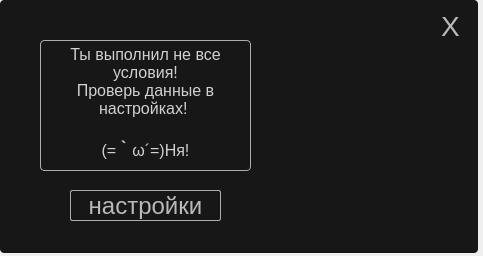
<?xml version="1.0" encoding="UTF-8"?>
<ui version="4.0">
 <class>Dialog</class>
 <widget class="QDialog" name="Dialog">
  <property name="geometry">
   <rect>
    <x>0</x>
    <y>0</y>
    <width>483</width>
    <height>256</height>
   </rect>
  </property>
  <property name="windowTitle">
   <string>Dialog</string>
  </property>
  <widget class="QStackedWidget" name="stackedWidget">
   <property name="geometry">
    <rect>
     <x>0</x>
     <y>0</y>
     <width>478</width>
     <height>253</height>
    </rect>
   </property>
   <property name="currentIndex">
    <number>1</number>
   </property>
   <widget class="QWidget" name="page">
    <widget class="QFrame" name="frame">
     <property name="geometry">
      <rect>
       <x>0</x>
       <y>0</y>
       <width>478</width>
       <height>253</height>
      </rect>
     </property>
     <property name="styleSheet">
      <string notr="true">background: #171717;
border-radius: 4px;</string>
     </property>
     <property name="frameShape">
      <enum>QFrame::StyledPanel</enum>
     </property>
     <property name="frameShadow">
      <enum>QFrame::Raised</enum>
     </property>
     <widget class="QLabel" name="label_16">
      <property name="geometry">
       <rect>
        <x>10</x>
        <y>10</y>
        <width>51</width>
        <height>21</height>
       </rect>
      </property>
      <property name="styleSheet">
       <string notr="true">font-family: 'Titillium Web';
font-style: normal;
font-weight: 400;
font-size: 14px;
line-height: 24px;
/* identical to box height */


color: rgba(255, 255, 255, 0.8);
background: rgba(5, 5, 5, 0.0);</string>
      </property>
      <property name="text">
       <string>(´• ω •)</string>
      </property>
     </widget>
     <widget class="QLineEdit" name="lineEdit_7">
      <property name="geometry">
       <rect>
        <x>70</x>
        <y>10</y>
        <width>328</width>
        <height>39</height>
       </rect>
      </property>
      <property name="styleSheet">
       <string notr="true">background: rgba(233, 209, 209, 0.0);
text-decoration: underline;
font: 8pt &quot;MS Shell Dlg 2&quot;;
box-shadow: 2px 4px 4px rgba(0, 0, 0, 0.25);
border-radius: 9px;
font-family: 'Titillium Web';
font-style: normal;
font-weight: 400;
font-size: 24px;
line-height: 37px;

color: rgba(255, 255, 255, 0.67);
</string>
      </property>
      <property name="text">
       <string>Добавьте название</string>
      </property>
      <property name="alignment">
       <set>Qt::AlignCenter</set>
      </property>
     </widget>
     <widget class="QPushButton" name="pushButton_10">
      <property name="geometry">
       <rect>
        <x>430</x>
        <y>10</y>
        <width>41</width>
        <height>31</height>
       </rect>
      </property>
      <property name="styleSheet">
       <string notr="true">font-family: 'Titillium Web';
font-style: normal;
font-weight: 400;
font-size: 28px;
line-height: 37px;

color: rgba(255, 255, 255, 0.7);</string>
      </property>
      <property name="text">
       <string>X</string>
      </property>
     </widget>
     <widget class="QPushButton" name="pushButton_11">
      <property name="geometry">
       <rect>
        <x>10</x>
        <y>70</y>
        <width>41</width>
        <height>31</height>
       </rect>
      </property>
      <property name="styleSheet">
       <string notr="true">font-family: 'Titillium Web';
font-style: normal;
font-weight: 400;
font-size: 28px;
line-height: 37px;

color: rgba(255, 255, 255, 0.7);</string>
      </property>
      <property name="text">
       <string/>
      </property>
      <property name="icon">
       <iconset>
        <normaloff>../material/descr.png</normaloff>../material/descr.png</iconset>
      </property>
      <property name="iconSize">
       <size>
        <width>30</width>
        <height>30</height>
       </size>
      </property>
     </widget>
     <widget class="QPushButton" name="pushButton_12">
      <property name="geometry">
       <rect>
        <x>10</x>
        <y>130</y>
        <width>41</width>
        <height>31</height>
       </rect>
      </property>
      <property name="styleSheet">
       <string notr="true">font-family: 'Titillium Web';
font-style: normal;
font-weight: 400;
font-size: 28px;
line-height: 37px;

color: rgba(255, 255, 255, 0.7);</string>
      </property>
      <property name="text">
       <string/>
      </property>
      <property name="icon">
       <iconset>
        <normaloff>../material/time.png</normaloff>../material/time.png</iconset>
      </property>
     </widget>
     <widget class="QTextEdit" name="textEdit">
      <property name="geometry">
       <rect>
        <x>50</x>
        <y>68</y>
        <width>351</width>
        <height>41</height>
       </rect>
      </property>
      <property name="styleSheet">
       <string notr="true">background: rgba(233, 209, 209, 0.0);
text-decoration: underline;
font: 8pt &quot;MS Shell Dlg 2&quot;;
box-shadow: 2px 4px 4px rgba(0, 0, 0, 0.25);
border-radius: 9px;
font-family: 'Titillium Web';
font-style: normal;
font-weight: 400;
font-size: 24px;
line-height: 37px;

color: rgba(255, 255, 255, 0.67);</string>
      </property>
      <property name="html">
       <string>&lt;!DOCTYPE HTML PUBLIC &quot;-//W3C//DTD HTML 4.0//EN&quot; &quot;http://www.w3.org/TR/REC-html40/strict.dtd&quot;&gt;
&lt;html&gt;&lt;head&gt;&lt;meta name=&quot;qrichtext&quot; content=&quot;1&quot; /&gt;&lt;style type=&quot;text/css&quot;&gt;
p, li { white-space: pre-wrap; }
&lt;/style&gt;&lt;/head&gt;&lt;body style=&quot; font-family:'Titillium Web'; font-size:24px; font-weight:400; font-style:normal;&quot;&gt;
&lt;p style=&quot; margin-top:0px; margin-bottom:0px; margin-left:0px; margin-right:0px; -qt-block-indent:0; text-indent:0px;&quot;&gt;&lt;span style=&quot; font-size:16pt;&quot;&gt;Добавьте описание&lt;/span&gt;&lt;/p&gt;&lt;/body&gt;&lt;/html&gt;</string>
      </property>
     </widget>
     <widget class="QDateTimeEdit" name="dateTimeEdit">
      <property name="geometry">
       <rect>
        <x>50</x>
        <y>130</y>
        <width>194</width>
        <height>22</height>
       </rect>
      </property>
      <property name="styleSheet">
       <string notr="true">color: rgba(255, 255, 255, 0.67);
background: rgba(233, 209, 209, 0.0);
text-decoration: underline;
font: 8pt &quot;MS Shell Dlg 2&quot;;
box-shadow: 2px 4px 4px rgba(0, 0, 0, 0.25);
border-radius: 9px;
font-family: 'Titillium Web';
font-style: normal;
font-weight: 400;
font-size: 20px;
line-height: 37px;</string>
      </property>
      <property name="wrapping">
       <bool>false</bool>
      </property>
      <property name="readOnly">
       <bool>false</bool>
      </property>
      <property name="specialValueText">
       <string/>
      </property>
      <property name="displayFormat">
       <string>dd.MMM.yyyy H:mm</string>
      </property>
      <property name="calendarPopup">
       <bool>false</bool>
      </property>
      <property name="timeSpec">
       <enum>Qt::UTC</enum>
      </property>
     </widget>
     <widget class="QPushButton" name="pushButton_7">
      <property name="geometry">
       <rect>
        <x>40</x>
        <y>190</y>
        <width>406</width>
        <height>34</height>
       </rect>
      </property>
      <property name="styleSheet">
       <string notr="true">background: rgba(117, 117, 117, 1.0);
font: 8pt &quot;MS Shell Dlg 2&quot;;
box-shadow: 2px 4px 4px rgba(0, 0, 0, 0.25);
border-radius: 9px;
font-family: 'Titillium Web';
font-style: normal;
font-weight: 400;
font-size: 20px;
line-height: 37px;
border-radius: 2px;
color: rgba(255, 255, 255, 0.67);</string>
      </property>
      <property name="text">
       <string>Save</string>
      </property>
     </widget>
    </widget>
   </widget>
   <widget class="QWidget" name="page_2">
    <widget class="QFrame" name="frame_4">
     <property name="geometry">
      <rect>
       <x>0</x>
       <y>0</y>
       <width>478</width>
       <height>253</height>
      </rect>
     </property>
     <property name="styleSheet">
      <string notr="true">background: #171717;
border-radius: 4px;</string>
     </property>
     <property name="frameShape">
      <enum>QFrame::StyledPanel</enum>
     </property>
     <property name="frameShadow">
      <enum>QFrame::Raised</enum>
     </property>
     <widget class="QPushButton" name="pushButton_13">
      <property name="geometry">
       <rect>
        <x>430</x>
        <y>10</y>
        <width>41</width>
        <height>31</height>
       </rect>
      </property>
      <property name="styleSheet">
       <string notr="true">font-family: 'Titillium Web';
font-style: normal;
font-weight: 400;
font-size: 28px;
line-height: 37px;

color: rgba(255, 255, 255, 0.7);</string>
      </property>
      <property name="text">
       <string>X</string>
      </property>
     </widget>
     <widget class="QLabel" name="label_17">
      <property name="geometry">
       <rect>
        <x>270</x>
        <y>70</y>
        <width>191</width>
        <height>121</height>
       </rect>
      </property>
      <property name="styleSheet">
       <string notr="true">background: rgba(233, 209, 209, 0.0);</string>
      </property>
      <property name="text">
       <string/>
      </property>
      <property name="pixmap">
       <pixmap>../material/image 136.png</pixmap>
      </property>
      <property name="scaledContents">
       <bool>true</bool>
      </property>
     </widget>
     <widget class="QTextBrowser" name="textBrowser">
      <property name="geometry">
       <rect>
        <x>40</x>
        <y>40</y>
        <width>211</width>
        <height>131</height>
       </rect>
      </property>
      <property name="styleSheet">
       <string notr="true">font-family: 'Titillium Web';
font-style: normal;
font-weight: 400;
font-size: 24px;
line-height: 37px;
/* identical to box height */

border: 1px solid #ADADAD;
color: rgba(255, 255, 255, 0.8);
background: rgba(5, 5, 5, 0.0);</string>
      </property>
      <property name="html">
       <string>&lt;!DOCTYPE HTML PUBLIC &quot;-//W3C//DTD HTML 4.0//EN&quot; &quot;http://www.w3.org/TR/REC-html40/strict.dtd&quot;&gt;
&lt;html&gt;&lt;head&gt;&lt;meta name=&quot;qrichtext&quot; content=&quot;1&quot; /&gt;&lt;style type=&quot;text/css&quot;&gt;
p, li { white-space: pre-wrap; }
&lt;/style&gt;&lt;/head&gt;&lt;body style=&quot; font-family:'Titillium Web'; font-size:24px; font-weight:400; font-style:normal;&quot;&gt;
&lt;p align=&quot;center&quot; style=&quot; margin-top:0px; margin-bottom:0px; margin-left:0px; margin-right:0px; -qt-block-indent:0; text-indent:0px;&quot;&gt;&lt;span style=&quot; font-size:12pt;&quot;&gt;Ты выполнил не все условия!&lt;br /&gt;Проверь данные в настройках! &lt;/span&gt;&lt;/p&gt;
&lt;p align=&quot;center&quot; style=&quot;-qt-paragraph-type:empty; margin-top:0px; margin-bottom:0px; margin-left:0px; margin-right:0px; -qt-block-indent:0; text-indent:0px; font-size:12pt;&quot;&gt;&lt;br /&gt;&lt;/p&gt;
&lt;p align=&quot;center&quot; style=&quot; margin-top:0px; margin-bottom:0px; margin-left:0px; margin-right:0px; -qt-block-indent:0; text-indent:0px;&quot;&gt;&lt;span style=&quot; font-size:12pt;&quot;&gt;(=｀ω´=)Ня!&lt;/span&gt;&lt;/p&gt;&lt;/body&gt;&lt;/html&gt;</string>
      </property>
     </widget>
     <widget class="QPushButton" name="pushButton_8">
      <property name="geometry">
       <rect>
        <x>70</x>
        <y>190</y>
        <width>151</width>
        <height>31</height>
       </rect>
      </property>
      <property name="styleSheet">
       <string notr="true">font-family: 'Titillium Web';
font-style: normal;
font-weight: 400;
font-size: 24px;
line-height: 37px;
background: rgba(117, 117, 117, 0.0);
color: rgba(255, 255, 255, 0.7);
border-radius: 2px;
border: 1px solid #ADADAD;</string>
      </property>
      <property name="text">
       <string>настройки</string>
      </property>
     </widget>
    </widget>
   </widget>
  </widget>
 </widget>
 <resources/>
 <connections/>
</ui>
